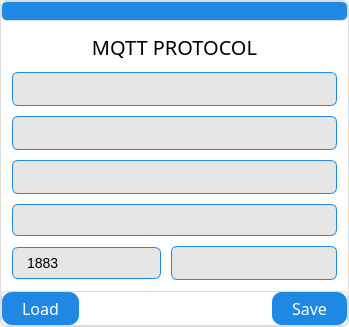
          <widget class="QFrame" name="DeviceInfoFrame_4">
           <property name="styleSheet">
            <string notr="true">background: white;                /* White background */
    border: 1px solid #dcdcdc;        /* Light grey border */
    border-radius: 6px;</string>
           </property>
           <layout class="QVBoxLayout" name="verticalLayout_7">
            <property name="spacing">
             <number>0</number>
            </property>
            <property name="leftMargin">
             <number>0</number>
            </property>
            <property name="topMargin">
             <number>0</number>
            </property>
            <property name="rightMargin">
             <number>0</number>
            </property>
            <property name="bottomMargin">
             <number>0</number>
            </property>
            <item>
             <widget class="QLabel" name="label_18">
              <property name="sizePolicy">
               <sizepolicy hsizetype="Preferred" vsizetype="Fixed">
                <horstretch>0</horstretch>
                <verstretch>0</verstretch>
               </sizepolicy>
              </property>
              <property name="maximumSize">
               <size>
                <width>16777215</width>
                <height>20</height>
               </size>
              </property>
              <property name="styleSheet">
               <string notr="true">background-color: #1E88E5;        /* Blue strip at the top */
    color: white;                     /* White text */
    font-size: 16px;
    font-weight: bold;
    padding: 6px;
    border-top-left-radius: 6px;
    border-top-right-radius: 6px;</string>
              </property>
              <property name="text">
               <string/>
              </property>
              <property name="alignment">
               <set>Qt::AlignCenter</set>
              </property>
             </widget>
            </item>
            <item>
             <widget class="QFrame" name="verticalFrame_4">
              <property name="styleSheet">
               <string notr="true">background: white;                /* White background */
    border: 1px solid #ffffff;        /* Light grey border */
    border-radius: 6px; </string>
              </property>
              <layout class="QVBoxLayout" name="verticalLayout_8">
               <property name="spacing">
                <number>10</number>
               </property>
               <property name="leftMargin">
                <number>10</number>
               </property>
               <property name="topMargin">
                <number>10</number>
               </property>
               <property name="rightMargin">
                <number>10</number>
               </property>
               <property name="bottomMargin">
                <number>10</number>
               </property>
               <item>
                <widget class="QLabel" name="label_19">
                 <property name="font">
                  <font>
                   <family>Gilroy</family>
                   <pointsize>15</pointsize>
                  </font>
                 </property>
                 <property name="focusPolicy">
                  <enum>Qt::StrongFocus</enum>
                 </property>
                 <property name="styleSheet">
                  <string notr="true">border-color: rgb(255, 255, 255);</string>
                 </property>
                 <property name="text">
                  <string>MQTT PROTOCOL</string>
                 </property>
                 <property name="alignment">
                  <set>Qt::AlignCenter</set>
                 </property>
                </widget>
               </item>
               <item>
                <widget class="QLineEdit" name="mqtt_ip">
                 <property name="focusPolicy">
                  <enum>Qt::ClickFocus</enum>
                 </property>
                 <property name="toolTip">
                  <string>&lt;html&gt;&lt;head/&gt;&lt;body&gt;&lt;p&gt;&lt;br/&gt;&lt;/p&gt;&lt;/body&gt;&lt;/html&gt;</string>
                 </property>
                 <property name="styleSheet">
                  <string notr="true">background: #e6e6e6;              /* Light grey box for info rows */
    border: 1px solid #1E88E5;        /* Blue thin border */
    border-radius: 6px;
    padding: 6px 12px;
    font-size: 15px;
    color: black;</string>
                 </property>
                 <property name="inputMask">
                  <string/>
                 </property>
                 <property name="text">
                  <string/>
                 </property>
                 <property name="placeholderText">
                  <string/>
                 </property>
                </widget>
               </item>
               <item>
                <widget class="QLineEdit" name="mqtt_user">
                 <property name="focusPolicy">
                  <enum>Qt::ClickFocus</enum>
                 </property>
                 <property name="styleSheet">
                  <string notr="true">background: #e6e6e6;              /* Light grey box for info rows */
    border: 1px solid #1E88E5;        /* Blue thin border */
    border-radius: 6px;
    padding: 6px 12px;
    font-size: 15px;
    color: black;</string>
                 </property>
                 <property name="inputMask">
                  <string/>
                 </property>
                 <property name="text">
                  <string/>
                 </property>
                 <property name="placeholderText">
                  <string/>
                 </property>
                </widget>
               </item>
               <item>
                <widget class="QLineEdit" name="mqtt_pass">
                 <property name="focusPolicy">
                  <enum>Qt::ClickFocus</enum>
                 </property>
                 <property name="styleSheet">
                  <string notr="true">background: #e6e6e6;              /* Light grey box for info rows */
    border: 1px solid #1E88E5;        /* Blue thin border */
    border-radius: 6px;
    padding: 6px 12px;
    font-size: 15px;
    color: black;</string>
                 </property>
                 <property name="inputMask">
                  <string/>
                 </property>
                 <property name="text">
                  <string/>
                 </property>
                 <property name="placeholderText">
                  <string/>
                 </property>
                </widget>
               </item>
               <item>
                <widget class="QLineEdit" name="mqtt_topic">
                 <property name="focusPolicy">
                  <enum>Qt::ClickFocus</enum>
                 </property>
                 <property name="styleSheet">
                  <string notr="true">background: #e6e6e6;              /* Light grey box for info rows */
    border: 1px solid #1E88E5;        /* Blue thin border */
    border-radius: 6px;
    padding: 6px 12px;
    font-size: 14px;
    color: black;</string>
                 </property>
                 <property name="inputMask">
                  <string/>
                 </property>
                 <property name="text">
                  <string/>
                 </property>
                 <property name="placeholderText">
                  <string/>
                 </property>
                </widget>
               </item>
               <item>
                <layout class="QHBoxLayout" name="horizontalLayout_17">
                 <item>
                  <widget class="QLineEdit" name="mqtt_port">
                   <property name="enabled">
                    <bool>true</bool>
                   </property>
                   <property name="focusPolicy">
                    <enum>Qt::ClickFocus</enum>
                   </property>
                   <property name="styleSheet">
                    <string notr="true">background: #e6e6e6;
    border: 1px solid #1E88E5; 
    border-radius: 6px;
    padding: 6px 12px;
    font-size: 14px;
    color: black;</string>
                   </property>
                   <property name="inputMask">
                    <string/>
                   </property>
                   <property name="text">
                    <string>1883</string>
                   </property>
                   <property name="readOnly">
                    <bool>true</bool>
                   </property>
                   <property name="placeholderText">
                    <string/>
                   </property>
                  </widget>
                 </item>
                 <item>
                  <widget class="QLineEdit" name="mqtt_int">
                   <property name="focusPolicy">
                    <enum>Qt::ClickFocus</enum>
                   </property>
                   <property name="styleSheet">
                    <string notr="true">background: #e6e6e6;              /* Light grey box for info rows */
    border: 1px solid #1E88E5;        /* Blue thin border */
    border-radius: 6px;
    padding: 6px 12px;
    font-size: 15px;
    color: black;</string>
                   </property>
                   <property name="inputMask">
                    <string/>
                   </property>
                   <property name="text">
                    <string/>
                   </property>
                   <property name="placeholderText">
                    <string/>
                   </property>
                  </widget>
                 </item>
                </layout>
               </item>
              </layout>
             </widget>
            </item>
            <item>
             <widget class="QFrame" name="horizontalFrame_13">
              <property name="sizePolicy">
               <sizepolicy hsizetype="Preferred" vsizetype="Fixed">
                <horstretch>0</horstretch>
                <verstretch>0</verstretch>
               </sizepolicy>
              </property>
              <property name="maximumSize">
               <size>
                <width>16777215</width>
                <height>35</height>
               </size>
              </property>
              <layout class="QHBoxLayout" name="horizontalLayout_16">
               <property name="spacing">
                <number>0</number>
               </property>
               <property name="leftMargin">
                <number>0</number>
               </property>
               <property name="topMargin">
                <number>0</number>
               </property>
               <property name="rightMargin">
                <number>0</number>
               </property>
               <property name="bottomMargin">
                <number>0</number>
               </property>
               <item>
                <widget class="QPushButton" name="mqtt_load_btn">
                 <property name="sizePolicy">
                  <sizepolicy hsizetype="Minimum" vsizetype="Fixed">
                   <horstretch>0</horstretch>
                   <verstretch>0</verstretch>
                  </sizepolicy>
                 </property>
                 <property name="font">
                  <font>
                   <family>Gilroy</family>
                   <pointsize>-1</pointsize>
                  </font>
                 </property>
                 <property name="focusPolicy">
                  <enum>Qt::TabFocus</enum>
                 </property>
                 <property name="styleSheet">
                  <string notr="true">QPushButton {
    background-color: #1E88E5;   /* Blue */
    color: white;               /* White text */
    border: none;               /* No border line */
    border-radius: 10px;        /* Rounded corners */
    padding: 6px 20px;          /* Spacing inside */
    font-size: 16px;            /* Font size */
}

QPushButton:hover {
    background-color: #1565C0;  /* Darker blue on hover */
}

QPushButton:pressed {
    background-color: #0D47A1;  /* Darkest blue when pressed */
}
QPushButton:focus {
    outline: none;                 /* Remove dotted border */
    background-color: #074475;     /* Brighter blue highlight */
    border: 2px solid black;       /* White glow/border */
}</string>
                 </property>
                 <property name="text">
                  <string>Load</string>
                 </property>
                </widget>
               </item>
               <item>
                <spacer name="horizontalSpacer_3">
                 <property name="orientation">
                  <enum>Qt::Horizontal</enum>
                 </property>
                 <property name="sizeHint" stdset="0">
                  <size>
                   <width>40</width>
                   <height>20</height>
                  </size>
                 </property>
                </spacer>
               </item>
               <item>
                <widget class="QPushButton" name="mqtt_save_btn">
                 <property name="font">
                  <font>
                   <family>Gilroy</family>
                   <pointsize>-1</pointsize>
                  </font>
                 </property>
                 <property name="focusPolicy">
                  <enum>Qt::TabFocus</enum>
                 </property>
                 <property name="styleSheet">
                  <string notr="true">QPushButton {
    background-color: #1E88E5;   /* Blue */
    color: white;               /* White text */
    border: none;               /* No border line */
    border-radius: 10px;        /* Rounded corners */
    padding: 6px 20px;          /* Spacing inside */
    font-size: 16px;            /* Font size */
}

QPushButton:hover {
    background-color: #1565C0;  /* Darker blue on hover */
}

QPushButton:pressed {
    background-color: #0D47A1;  /* Darkest blue when pressed */
}
QPushButton:focus {
    outline: none;                 /* Remove dotted border */
    background-color: #074475;     /* Brighter blue highlight */
    border: 2px solid black;       /* White glow/border */
}</string>
                 </property>
                 <property name="text">
                  <string>Save</string>
                 </property>
                </widget>
               </item>
              </layout>
             </widget>
            </item>
           </layout>
          </widget>
